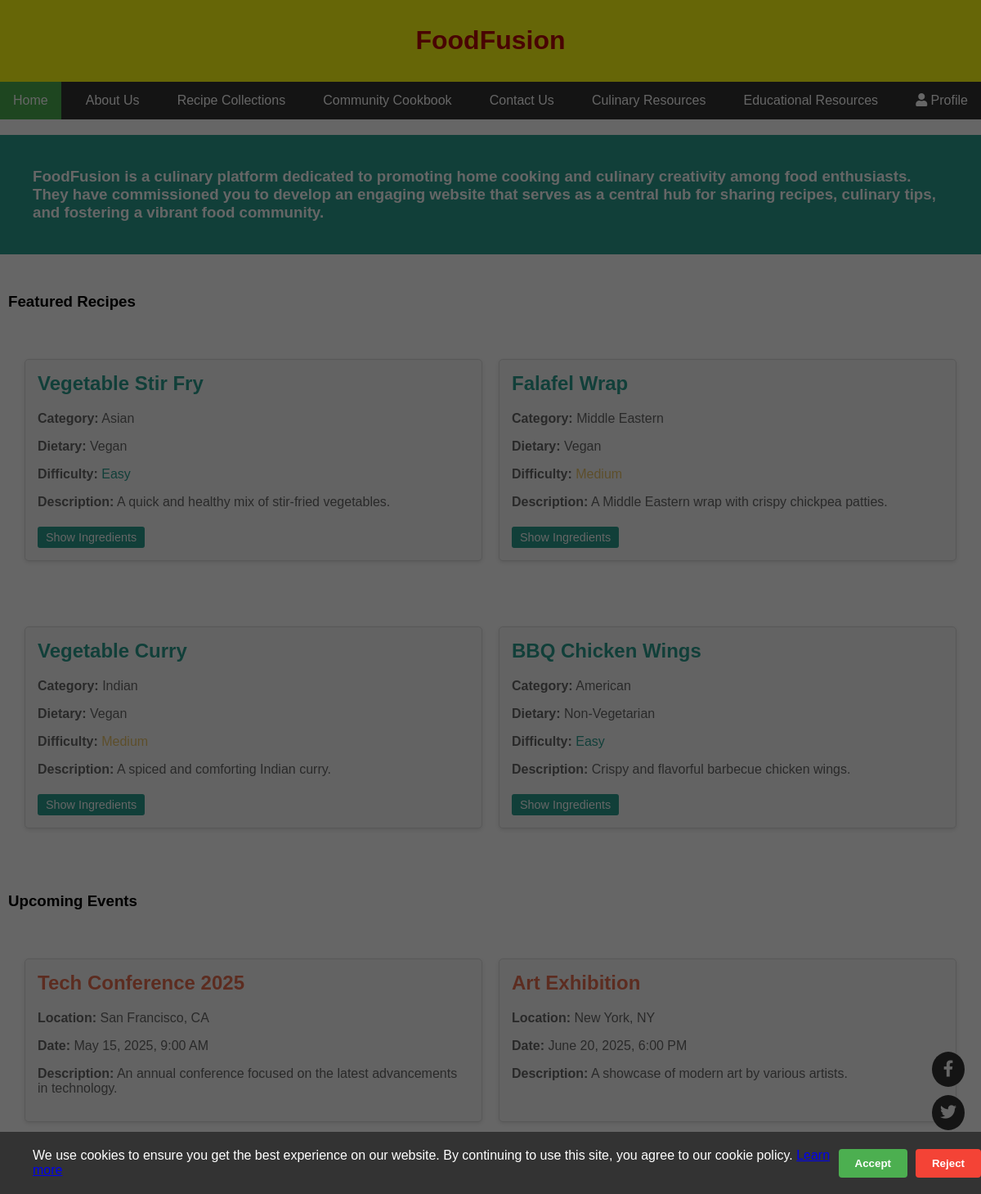
The page /homepage.php (signed in) on the database its author committed.
### tables this page shows
CREATE TABLE `recipes` (
  `recipe_id` int(11) NOT NULL,
  `title` varchar(255) NOT NULL,
  `description` text DEFAULT NULL,
  `categories` varchar(100) DEFAULT NULL,
  `dietary_preferences` varchar(100) DEFAULT NULL,
  `difficulty_level` enum('Easy','Medium','Hard') DEFAULT 'Easy',
  `ingredients` text NOT NULL,
  `created_by` int(11) DEFAULT NULL,
  `created_at` timestamp NOT NULL DEFAULT current_timestamp()
);

CREATE TABLE `events` (
  `event_id` int(11) NOT NULL,
  `event_name` varchar(255) NOT NULL,
  `event_description` text DEFAULT NULL,
  `event_date` datetime NOT NULL,
  `location` varchar(255) DEFAULT NULL,
  `created_at` timestamp NOT NULL DEFAULT current_timestamp(),
  `created_by` int(11) DEFAULT NULL
);

### homepage.php (the view, shortened to what this page needs)
<?php
require_once 'db_connect.php';
$loggedIn = isset($_SESSION['logged_in']) && $_SESSION['logged_in'] === true;
function formatDateTime($dateTime) {
    $date = new DateTime($dateTime);
    return $date->format('F j, Y, g:i A');
}
$recipeQuery = "SELECT recipe_id, title, description, categories, dietary_preferences, difficulty_level, ingredients
                FROM recipes
                ORDER BY RAND()
                LIMIT 4";
$recipeResult = $conn->query($recipeQuery);
$eventQuery = "SELECT event_id, event_name, event_description, event_date, location
                FROM events
                WHERE event_date > NOW()
                ORDER BY event_date
                LIMIT 2";
$eventResult = $conn->query($eventQuery);
?>
<!DOCTYPE html>
<html lang="en">
<head>
    <link rel="stylesheet" href="css/hello.css">
    <link rel="stylesheet" href="css/login.css">
    <link rel="stylesheet" href="https://cdnjs.cloudflare.com/ajax/libs/font-awesome/5.15.4/css/all.min.css">
</head>
<body>
    <div class="container">
        <div class="headerIcon">
            <h1>FoodFusion</h1>
        </div>
        <div class="mainContent">
            <nav class="navbar">
                <ul class="nav-links" id="nav-links">
                    <li><a class="active" href="homepage.php">Home</a></li>
                    <li><a href="aboutus.php">About Us</a></li>
                    <li><a href="recipecollection.php">Recipe Collections</a></li>
                    <li><a href="communityCookbook.php">Community Cookbook</a></li>
                    <li><a href="contactUs.php">Contact Us</a></li>
                    <li><a href="culinaryResources.php">Culinary Resources</a></li>
                    <li><a href="eduResources.php">Educational Resources</a></li>
                    <li style="float:right"><a href="#" <?php echo !$loggedIn ? 'id="profile-btn"' : 'id="profile-link"'; ?>><i class="fas fa-user"></i> Profile</a></li>
                </ul>
            </nav>
                <div class="container">
                <h3 style="padding: 40px; background-color: #2a9d8f; color: white;">
                FoodFusion is a culinary platform dedicated to promoting home cooking and culinary creativity among food enthusiasts. They have commissioned you to develop an engaging website that serves as a central hub for sharing recipes, culinary tips, and fostering a vibrant food community.
                </h3>
                <h3 style="padding: 10px">Featured Recipes</h3>
                <div class="recipeContainer">
                    <?php
                    if ($recipeResult && $recipeResult->num_rows > 0) {
                        $count = 0;
                        while ($row = $recipeResult->fetch_assoc()) {
                            if ($count % 2 == 0 && $count > 0) {
                                echo '</div><div class="recipeContainer">';
                            }
                            $difficultyClass = 'difficulty-' . strtolower($row['difficulty_level']);
                            echo '<div class="recipe">';
                            echo '<h2>' . htmlspecialchars($row['title']) . '</h2>';
                            echo '<p><strong>Category:</strong> ' . htmlspecialchars($row['categories']) . '</p>';
                            echo '<p><strong>Dietary:</strong> ' . htmlspecialchars($row['dietary_preferences']) . '</p>';
                            echo '<p><strong>Difficulty:</strong> <span class="' . $difficultyClass . '">' . htmlspecialchars($row['difficulty_level']) . '</span></p>';
                            echo '<p><strong>Description:</strong> ' . htmlspecialchars($row['description']) . '</p>';
                            echo '<button class="ingredient-toggle" onclick="toggleIngredients(\'ingredients-' . $row['recipe_id'] . '\')">Show Ingredients</button>';
                            echo '</div>';
                            $count++;
                        }
                    }
                    ?>
                </div>
                <h3 style="padding: 10px">Upcoming Events</h3>
                <div class="eventContainer">
                    <?php
                    if ($eventResult && $eventResult->num_rows > 0) {
                        while ($row = $eventResult->fetch_assoc()) {
                            $formattedDate = formatDateTime($row['event_date']);
                            echo '<div class="event">';
                            echo '<h2>' . htmlspecialchars($row['event_name']) . '</h2>';
                            echo '<p><strong>Location:</strong> ' . htmlspecialchars($row['location']) . '</p>';
                            echo '<p><strong>Date:</strong> ' . $formattedDate . '</p>';
                            echo '<p><strong>Description:</strong> ' . htmlspecialchars($row['event_description']) . '</p>';
                            echo '</div>';
                        }
                    }
                    ?>
                </div>
            </div>
        </div>
        <div class="footerIcon">
        </div>
    </div>
    <div class="social-media-links">
        <a href="https://www.facebook.com" target="_blank"><i class="fab fa-facebook-f"></i></a>
        <a href="https://www.twitter.com" target="_blank"><i class="fab fa-twitter"></i></a>
        <a href="https://www.instagram.com" target="_blank"><i class="fab fa-instagram"></i></a>
    </div>
    <div class="cookie-popup" id="cookie-popup">
        <div class="cookie-popup-content">
            <p>We use cookies to ensure you get the best experience on our website. By continuing to use this site, you agree to our cookie policy. <a href="#">Learn more</a></p>
            <div class="cookie-buttons">
                <button class="accept-btn" id="accept-btn">Accept</button>
                <button class="reject-btn" id="reject-btn">Reject</button>
            </div>
        </div>
    </div>
</body>
</html>

### css/hello.css (style rules this page uses)
body, html { height: 100%; margin: 0; }
body { font-family: Arial, sans-serif; }
.container { display: flex; flex-direction: column; min-height: 100%; }
.headerIcon { background-color: #FFFF11; text-align: center; color: #B60707; padding: 10px; position: relative; }
.footerIcon { background-color: grey; text-align: center; padding: 10px; }
.mainContent { flex-grow: 1; }
.navbar { background-color: #333; overflow: hidden; }
.nav-links { list-style-type: none; margin: 0; padding: 0; display: flex; justify-content: space-between; }
.nav-links li { float: left; }
.nav-links li a { display: block; color: white; text-align: center; padding: 14px 16px; text-decoration: none; }
.nav-links .active { background-color: #4CAF50; }
.recipe { background-color: #f4f4f4; border: 1px solid #ccc; border-radius: 8px; box-shadow: 0 2px 4px rgba(0, 0, 0, 0.1); margin: 10px; padding: 20px; width: 45%; }
.recipe h2 { color: #333; }
.recipe p { color: #666; }
.recipeContainer { display: flex; flex-wrap: wrap; justify-content: space-around; padding: 20px; }
.event { background-color: #f4f4f4; border: 1px solid #ccc; border-radius: 8px; box-shadow: 0 2px 4px rgba(0, 0, 0, 0.1); margin: 10px; padding: 20px; width: 45%; }
.event h2 { color: #333; }
.event p { color: #666; }
.eventContainer { display: flex; flex-wrap: wrap; justify-content: space-around; padding: 20px; margin-bottom: 20px; }
.social-media-links { position: fixed; right: 20px; bottom: 20px; display: flex; flex-direction: column; }
.social-media-links a { color: white; background-color: #333; border-radius: 50%; padding: 10px; margin: 5px 0; text-align: center; text-decoration: none; font-size: 20px; transition: background-color 0.3s; }
body.cookie-pending { overflow: hidden; }
body.cookie-pending::before { content: ""; position: fixed; top: 0; left: 0; width: 100%; height: 100%; background-color: rgba(0, 0, 0, 0.6); z-index: 999; }
.cookie-popup { display: none; position: fixed; bottom: 0; left: 0; width: 100%; background-color: #333; color: white; text-align: center; padding: 20px; z-index: 1000; }
.cookie-popup-content { display: flex; justify-content: space-between; align-items: center; max-width: 1200px; margin: 0 auto; padding: 0 20px; }
.cookie-popup-content p { margin: 0; text-align: left; flex-grow: 1; }
.cookie-buttons { display: flex; gap: 10px; }
.accept-btn, .reject-btn { padding: 10px 20px; border: none; cursor: pointer; border-radius: 4px; font-weight: bold; }
.accept-btn { background-color: #4CAF50; color: white; }
.reject-btn { background-color: #f44336; color: white; }

### homepage.php (style rules this page uses)
.recipe { border: 1px solid #ddd; border-radius: 5px; padding: 15px; margin: 10px; background-color: #f9f9f9; box-shadow: 0 2px 4px rgba(0,0,0,0.1); transition: transform 0.2s; }
.recipe h2 { color: #2a9d8f; margin-top: 0; }
.recipeContainer { display: flex; flex-wrap: wrap; justify-content: space-between; margin-bottom: 20px; }
.recipe { flex: 1 0 45%; max-width: 48%; }
.event { border: 1px solid #ddd; border-radius: 5px; padding: 15px; margin: 10px; background-color: #f9f9f9; box-shadow: 0 2px 4px rgba(0,0,0,0.1); transition: transform 0.2s; }
.event h2 { color: #e76f51; margin-top: 0; }
.eventContainer { display: flex; flex-wrap: wrap; justify-content: space-between; margin-bottom: 20px; }
.event { flex: 1 0 45%; max-width: 48%; }
.difficulty-easy { color: #2a9d8f; }
.difficulty-medium { color: #e9c46a; }
.ingredient-toggle { background-color: #2a9d8f; color: white; border: none; padding: 5px 10px; border-radius: 3px; cursor: pointer; font-size: 0.9em; margin-top: 5px; }

### rows shown on the page
recipes: title "Vegetable Stir Fry", categories "Asian", dietary_preferences "Vegan", difficulty_level "Easy", description "A quick and healthy mix of stir-fried vegetables."
recipes: title "Falafel Wrap", categories "Middle Eastern", dietary_preferences "Vegan", difficulty_level "Medium", description "A Middle Eastern wrap with crispy chickpea patties."
recipes: title "Vegetable Curry", categories "Indian", dietary_preferences "Vegan", difficulty_level "Medium", description "A spiced and comforting Indian curry."
recipes: title "BBQ Chicken Wings", categories "American", dietary_preferences "Non-Vegetarian", difficulty_level "Easy", description "Crispy and flavorful barbecue chicken wings."
events: event_name "Tech Conference 2025", location "San Francisco, CA", event_date "May 15, 2025, 9:00 AM", event_description "An annual conference focused on the latest advancements in technology."
events: event_name "Art Exhibition", location "New York, NY", event_date "June 20, 2025, 6:00 PM", event_description "A showcase of modern art by various artists."
